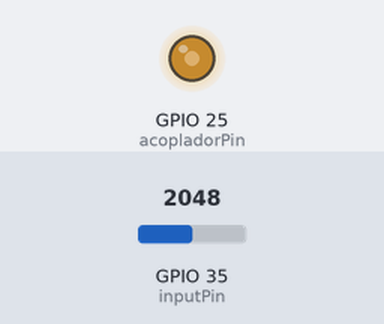
A sketch run on a simulated ESP32. Shown: output pins drawn as LEDs (lit = HIGH). The inputs (shaded band) are chosen by the test bench; at power-on: GPIO 35 (inputPin) = 2048. WiFi joins after 1.5 s; servers stay silent unless stated; no MQTT or app messages arrive unless stated; what the sketch prints to the serial monitor is not drawn.

Above: at 0.1 s.
Timing chart, 0 to 101.5 s (numbered marks = the images above):
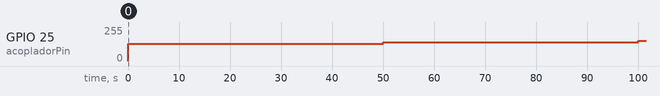

The sketch:

trabalho_mattioli.ino
```cpp
const uint16_t INTERVALO_CONTAGEM = 3000; // em ms
#include "mqttHandler.h"

// DEFINIÇÃO DE PINOS
const uint8_t acopladorPin = 25;
const uint8_t inputPin = 35;

uint16_t rpmAtual = 0;
float rpsAtual = 0;
float porcentagemSaida = 0.5;
uint8_t contadorTeste = 0;

unsigned long testeT0;
QueueHandle_t filaMedicoes;
char outputBuffer[64];

void tarefaMotor(void* pvParameters) {
  uint8_t contagemMedidas = 0;
  uint8_t contagemCiclos = 0;
  uint8_t medidasRotacao[10];
  for (uint8_t i = 0; i < sizeof(medidasRotacao); i++) {
    medidasRotacao[i] = 0;
  }

  unsigned long mqttT0 = millis();
  while (true) {
    unsigned long t0 = millis();
    while(millis() - t0 < INTERVALO_CONTAGEM) {
      uint16_t input = analogRead(inputPin);
      if (input < 500) {
        contagemMedidas += 1;
        while(analogRead(inputPin) < 2000);
      }
    }

    medidasRotacao[contagemCiclos] = contagemMedidas;
    // calculo da média móvel
    uint16_t somaValoresRotacoes = 0;
    for (uint8_t i = 0; i < sizeof(medidasRotacao); i++) {
      somaValoresRotacoes += medidasRotacao[i];
    }

    //rpsAtual = (uint8_t)round((float)somaValoresRotacoes / (float)sizeof(medidasRotacao));
    rpsAtual = (float) contagemMedidas / 3.0;
    medidasRotacao[contagemCiclos] = rpsAtual;
    contagemMedidas = 0;
    contagemCiclos = (contagemCiclos + 1) % 10;

    if (millis() - mqttT0 > 2000) {
      sprintf(outputBuffer, "Saída atual: %u%% | RPS: %.2f Hz | RPM: %u RPM", uint8_t(porcentagemSaida * 100), rpsAtual, (uint16_t) rpsAtual * 60);
      xQueueSend(filaMedicoes, &outputBuffer, portMAX_DELAY);
      Serial.println(outputBuffer);
      mqttT0 = millis();
    }

    delay(10);
  }
}

void setup() {
  Serial.begin(115200);
  ledcAttach(acopladorPin, 5000, 12);
  ledcWrite(acopladorPin, 0);

  filaMedicoes = xQueueCreate(10, sizeof(outputBuffer));
  xTaskCreate(
    mqttTask,
    "taskMqtt",
    3 * 1024,
    NULL,
    3,
    NULL
  );
  xTaskCreate(
    tarefaMotor,
    "tarefaMotor",
    2 * 1024,
    NULL,
    1,
    NULL
  );

  testeT0 = millis();
}

void loop() {
  if (millis() - testeT0 > 10000) {
    contadorTeste += 1;
    testeT0 = millis();
  }

  if (contadorTeste > 4) {
    porcentagemSaida += 0.05;
    Serial.printf("Saida atual: %u\n", (uint16_t)round(porcentagemSaida * 4095));
    contadorTeste = 0;
    testeT0 = millis();
    return;
  }

  porcentagemSaida = constrain(porcentagemSaida, 0.50, 0.90);
  ledcWrite(acopladorPin, (uint16_t)round(porcentagemSaida * 4095));
  delay(2);
}
```

controle.cpp
```cpp

```

mqttHandler.cpp
```cpp
#include <WiFi.h>
#include <PubSubClient.h>
#include <Arduino.h>
#include "configs.h"
#include "mqttHandler.h"

struct MqttConfig {
  char* broker;
  uint16_t porta;
  char* username;
  char* password;
};

WiFiClient   espClient;
PubSubClient client(espClient);

int8_t conectarAoWifi(const char* ssid, const char* password) {
  Serial.printf("Conectando à rede: %s\n", ssid);
  WiFi.begin(ssid, password);

  uint32_t t0 = millis();
  uint8_t quantidadeDePontos = 1;
  while (WiFi.status() != WL_CONNECTED) {
    if (quantidadeDePontos < 10)
      Serial.print(".");

    else {
      Serial.print("\n.");
      quantidadeDePontos = 1;
    }
    if (millis() - t0 > 10000) {
      Serial.printf("Não foi possível conectar à: %s\n", ssid);
      return -1;
    }

    delay(500);
  }

  Serial.printf("Conectado à: %s\n", ssid);
  return 0;
}

int8_t conectarAoBroker(MqttConfig* config) {
  client.setServer(config->broker, config->porta);

  Serial.printf("Conectando ao Broker MQTT.\n");
  delay(1);
  if (client.connected()) {
    Serial.printf("Conectado ao Broker MQTT.\n");
    delay(1);
    return 0;
  }

  if (client.connect("espClient", config->username, config->password)) {
    delay(10);
    return 0;
  }

  return -1;
}

void publicar(const char* topico, const char* payload) {
  Serial.println(payload);
  client.beginPublish(topico, strlen(payload), false);
  client.print(payload);
  client.endPublish();
}

void mqttTask(void* pvParameters) {
  if(conectarAoWifi(WIFI_SSID, WIFI_PASSWORD) < 0){
    vTaskDelete(NULL);

    delay(10);
    return;
  }

  MqttConfig mqttConfig = {
    .broker   = BROKER_URI,
    .porta    = BROKER_PORT,
    .username = BROKER_USERNAME,
    .password = BROKER_PASSWORD
  };

  uint32_t t0 = millis();
  while(conectarAoBroker(&mqttConfig) < 0) {
    if (millis() - t0 > 15000) {
      Serial.println("Não foi possível conectar ao Broker");
      vTaskDelete(NULL);
      return;
    }

    delay(20);
  }

  Serial.printf("Conectado ao Broker MQTT.\n");
  client.subscribe("controle/setpoint");

  float rotacoes = 0;
  char queueReceiveBuffer[64];
  while (true) {
    while (!client.loop()) {
      conectarAoBroker(&mqttConfig);

      delay(500);
    }

    if (xQueueReceive(filaMedicoes, &queueReceiveBuffer, portMAX_DELAY) == pdTRUE) {
      publicar("lucascarvlhsantos@gmail.com/motor/medidas", queueReceiveBuffer);
    }

    delay(10);
  }
}
```

mqttHandler.h
```cpp
#ifndef MQTTHANDLER_H
#define MQTTHANDLER_H
#include "freertos/queue.h"

extern QueueHandle_t filaMedicoes;
void mqttTask(void* pvParameters);
#endif
```

configs.h
```cpp
// WI-FI
#define WIFI_SSID ""
#define WIFI_PASSWORD ""

// MQTT
#define BROKER_URI ""
#define BROKER_PORT ""
#define BROKER_USERNAME ""
#define BROKER_PASSWORD ""
```

Measured:
- by itself, GPIO 25 (acopladorPin): 0/255 → 128/255 at 0.00 s, → 140/255 50.0 s later, → 153/255 50.0 s later
